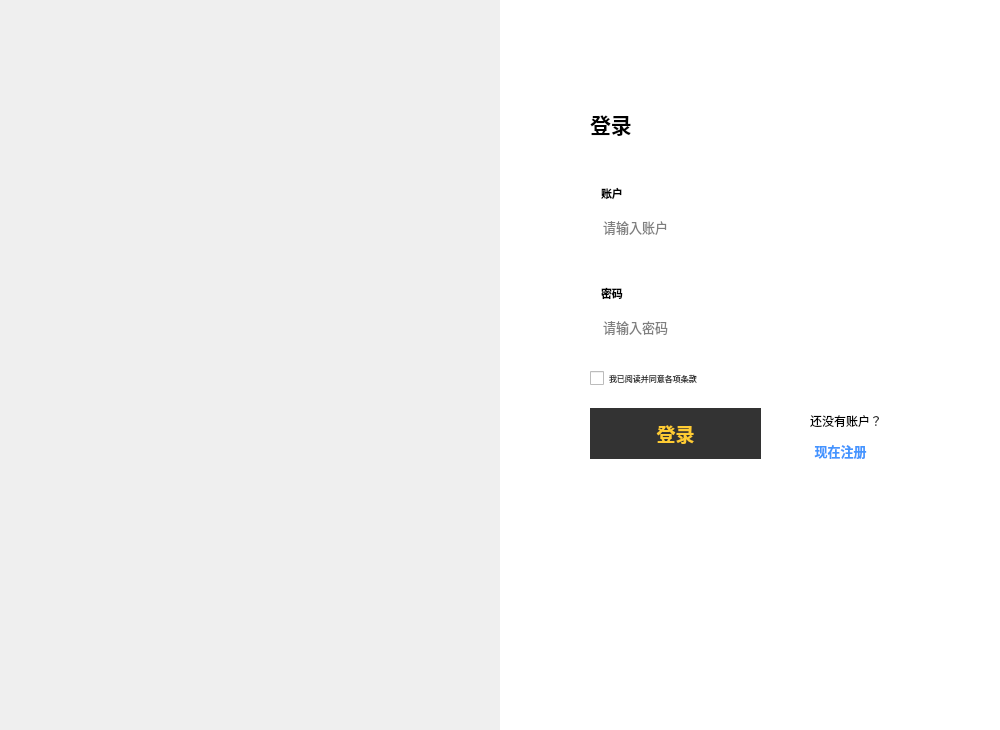
<?xml version="1.0" encoding="UTF-8"?>
<ui version="4.0">
 <class>MainWindow</class>
 <widget class="QMainWindow" name="MainWindow">
  <property name="geometry">
   <rect>
    <x>0</x>
    <y>0</y>
    <width>1000</width>
    <height>730</height>
   </rect>
  </property>
  <property name="windowTitle">
   <string>MainWindow</string>
  </property>
  <widget class="QWidget" name="centralWidget">
   <widget class="QLabel" name="label">
    <property name="geometry">
     <rect>
      <x>0</x>
      <y>0</y>
      <width>500</width>
      <height>730</height>
     </rect>
    </property>
    <property name="minimumSize">
     <size>
      <width>500</width>
      <height>730</height>
     </size>
    </property>
    <property name="maximumSize">
     <size>
      <width>500</width>
      <height>730</height>
     </size>
    </property>
    <property name="styleSheet">
     <string notr="true">QLabel{
image:url(:/icons/登录.png)
}</string>
    </property>
    <property name="text">
     <string/>
    </property>
   </widget>
   <widget class="QLabel" name="label_2">
    <property name="geometry">
     <rect>
      <x>500</x>
      <y>0</y>
      <width>500</width>
      <height>730</height>
     </rect>
    </property>
    <property name="styleSheet">
     <string notr="true">QLabel{
background-color:white;
}</string>
    </property>
    <property name="text">
     <string/>
    </property>
   </widget>
   <widget class="MoveLabel" name="label_3">
    <property name="geometry">
     <rect>
      <x>0</x>
      <y>-20</y>
      <width>1000</width>
      <height>80</height>
     </rect>
    </property>
    <property name="text">
     <string/>
    </property>
   </widget>
   <widget class="QPushButton" name="pushButton">
    <property name="geometry">
     <rect>
      <x>950</x>
      <y>0</y>
      <width>50</width>
      <height>25</height>
     </rect>
    </property>
    <property name="minimumSize">
     <size>
      <width>50</width>
      <height>25</height>
     </size>
    </property>
    <property name="maximumSize">
     <size>
      <width>50</width>
      <height>25</height>
     </size>
    </property>
    <property name="styleSheet">
     <string notr="true">QPushButton{
border-radius:0px;
}
QPushButton:hover{
image:url(:/icons/退出2.png)
}</string>
    </property>
    <property name="text">
     <string/>
    </property>
    <property name="icon">
     <iconset resource="myicon.qrc">
      <normaloff>:/icons/退出.png</normaloff>:/icons/退出.png</iconset>
    </property>
   </widget>
   <widget class="QPushButton" name="pushButton_3">
    <property name="geometry">
     <rect>
      <x>900</x>
      <y>0</y>
      <width>50</width>
      <height>25</height>
     </rect>
    </property>
    <property name="minimumSize">
     <size>
      <width>50</width>
      <height>25</height>
     </size>
    </property>
    <property name="maximumSize">
     <size>
      <width>50</width>
      <height>25</height>
     </size>
    </property>
    <property name="styleSheet">
     <string notr="true">QPushButton{
border-radius:0px;
}
QPushButton:hover{
image:url(:/icons/最小化2.png)
}</string>
    </property>
    <property name="text">
     <string/>
    </property>
    <property name="icon">
     <iconset resource="myicon.qrc">
      <normaloff>:/icons/最小化.png</normaloff>:/icons/最小化.png</iconset>
    </property>
   </widget>
   <widget class="QStackedWidget" name="stackedWidget">
    <property name="geometry">
     <rect>
      <x>520</x>
      <y>40</y>
      <width>461</width>
      <height>651</height>
     </rect>
    </property>
    <property name="currentIndex">
     <number>0</number>
    </property>
    <widget class="QWidget" name="page">
     <widget class="QWidget" name="layoutWidget_2">
      <property name="geometry">
       <rect>
        <x>70</x>
        <y>130</y>
        <width>333</width>
        <height>87</height>
       </rect>
      </property>
      <layout class="QVBoxLayout" name="verticalLayout_4">
       <property name="spacing">
        <number>0</number>
       </property>
       <item>
        <widget class="QLabel" name="label_8">
         <property name="minimumSize">
          <size>
           <width>91</width>
           <height>25</height>
          </size>
         </property>
         <property name="maximumSize">
          <size>
           <width>91</width>
           <height>25</height>
          </size>
         </property>
         <property name="sizeIncrement">
          <size>
           <width>91</width>
           <height>30</height>
          </size>
         </property>
         <property name="font">
          <font>
           <family>微软雅黑</family>
           <pointsize>8</pointsize>
           <weight>75</weight>
           <bold>true</bold>
          </font>
         </property>
         <property name="text">
          <string>账户</string>
         </property>
        </widget>
       </item>
       <item>
        <widget class="QLineEdit" name="signUpAccountLine">
         <property name="minimumSize">
          <size>
           <width>331</width>
           <height>41</height>
          </size>
         </property>
         <property name="maximumSize">
          <size>
           <width>331</width>
           <height>41</height>
          </size>
         </property>
         <property name="font">
          <font>
           <family>微软雅黑</family>
           <pointsize>10</pointsize>
          </font>
         </property>
         <property name="styleSheet">
          <string notr="true">QLineEdit{
border:none;
image:url(:/icons/QLineEdit.png)
}
QLineEdit:hover{
border:none;
image:url(:/icons/QLineEdit2.png)
}</string>
         </property>
         <property name="text">
          <string/>
         </property>
         <property name="placeholderText">
          <string>请输入账户</string>
         </property>
        </widget>
       </item>
       <item>
        <widget class="QLabel" name="signupinfo_1">
         <property name="maximumSize">
          <size>
           <width>111</width>
           <height>21</height>
          </size>
         </property>
         <property name="font">
          <font>
           <family>微软雅黑</family>
           <pointsize>8</pointsize>
          </font>
         </property>
         <property name="styleSheet">
          <string notr="true">color:rgb(255, 0, 0)</string>
         </property>
         <property name="text">
          <string/>
         </property>
        </widget>
       </item>
      </layout>
     </widget>
     <widget class="QCheckBox" name="hasReadCheck">
      <property name="geometry">
       <rect>
        <x>70</x>
        <y>328</y>
        <width>241</width>
        <height>21</height>
       </rect>
      </property>
      <property name="font">
       <font>
        <family>微软雅黑</family>
        <pointsize>6</pointsize>
       </font>
      </property>
      <property name="cursor">
       <cursorShape>PointingHandCursor</cursorShape>
      </property>
      <property name="styleSheet">
       <string notr="true">QCheckBox{
color:#333333;
}</string>
      </property>
      <property name="text">
       <string>我已阅读并同意各项条款</string>
      </property>
      <property name="checkable">
       <bool>true</bool>
      </property>
      <property name="checked">
       <bool>false</bool>
      </property>
      <property name="tristate">
       <bool>false</bool>
      </property>
     </widget>
     <widget class="QWidget" name="layoutWidget">
      <property name="geometry">
       <rect>
        <x>70</x>
        <y>230</y>
        <width>333</width>
        <height>87</height>
       </rect>
      </property>
      <layout class="QVBoxLayout" name="verticalLayout_3">
       <property name="spacing">
        <number>0</number>
       </property>
       <item>
        <widget class="QLabel" name="label_7">
         <property name="minimumSize">
          <size>
           <width>91</width>
           <height>25</height>
          </size>
         </property>
         <property name="maximumSize">
          <size>
           <width>91</width>
           <height>25</height>
          </size>
         </property>
         <property name="sizeIncrement">
          <size>
           <width>91</width>
           <height>30</height>
          </size>
         </property>
         <property name="font">
          <font>
           <family>微软雅黑</family>
           <pointsize>8</pointsize>
           <weight>75</weight>
           <bold>true</bold>
          </font>
         </property>
         <property name="text">
          <string>密码</string>
         </property>
        </widget>
       </item>
       <item>
        <widget class="QLineEdit" name="signUpPassLine">
         <property name="minimumSize">
          <size>
           <width>331</width>
           <height>41</height>
          </size>
         </property>
         <property name="maximumSize">
          <size>
           <width>331</width>
           <height>41</height>
          </size>
         </property>
         <property name="font">
          <font>
           <family>微软雅黑</family>
           <pointsize>10</pointsize>
          </font>
         </property>
         <property name="styleSheet">
          <string notr="true">QLineEdit{
border:none;
image:url(:/icons/QLineEdit.png)
}
QLineEdit:hover{
border:none;
image:url(:/icons/QLineEdit2.png)
}</string>
         </property>
         <property name="text">
          <string/>
         </property>
         <property name="placeholderText">
          <string>请输入密码</string>
         </property>
        </widget>
       </item>
       <item>
        <widget class="QLabel" name="signupinfo_2">
         <property name="maximumSize">
          <size>
           <width>111</width>
           <height>21</height>
          </size>
         </property>
         <property name="font">
          <font>
           <family>微软雅黑</family>
           <pointsize>8</pointsize>
          </font>
         </property>
         <property name="styleSheet">
          <string notr="true">color:rgb(255, 0, 0)</string>
         </property>
         <property name="text">
          <string/>
         </property>
        </widget>
       </item>
      </layout>
     </widget>
     <widget class="QPushButton" name="signupBtn">
      <property name="geometry">
       <rect>
        <x>70</x>
        <y>368</y>
        <width>171</width>
        <height>51</height>
       </rect>
      </property>
      <property name="font">
       <font>
        <family>微软雅黑</family>
        <pointsize>14</pointsize>
        <weight>75</weight>
        <bold>true</bold>
       </font>
      </property>
      <property name="cursor">
       <cursorShape>PointingHandCursor</cursorShape>
      </property>
      <property name="styleSheet">
       <string notr="true">QPushButton{
border:none;
background-color:#333333;
padding:2px 4px;
color:#FFCC33;
}
QPushButton:hover{
border:none;
background-color:#000000;
color:#FFCC33;
}</string>
      </property>
      <property name="text">
       <string>登录</string>
      </property>
     </widget>
     <widget class="QLabel" name="label_5">
      <property name="geometry">
       <rect>
        <x>70</x>
        <y>68</y>
        <width>141</width>
        <height>31</height>
       </rect>
      </property>
      <property name="font">
       <font>
        <family>微软雅黑</family>
        <pointsize>16</pointsize>
        <weight>75</weight>
        <bold>true</bold>
       </font>
      </property>
      <property name="text">
       <string>登录</string>
      </property>
     </widget>
     <widget class="QLabel" name="label_9">
      <property name="geometry">
       <rect>
        <x>290</x>
        <y>370</y>
        <width>91</width>
        <height>21</height>
       </rect>
      </property>
      <property name="font">
       <font>
        <family>微软雅黑</family>
        <pointsize>9</pointsize>
       </font>
      </property>
      <property name="text">
       <string>还没有账户？</string>
      </property>
     </widget>
     <widget class="QPushButton" name="pushButton_4">
      <property name="geometry">
       <rect>
        <x>280</x>
        <y>400</y>
        <width>81</width>
        <height>21</height>
       </rect>
      </property>
      <property name="font">
       <font>
        <family>微软雅黑</family>
        <pointsize>10</pointsize>
        <weight>75</weight>
        <bold>true</bold>
       </font>
      </property>
      <property name="cursor">
       <cursorShape>PointingHandCursor</cursorShape>
      </property>
      <property name="styleSheet">
       <string notr="true">QPushButton{
border-radius:0px;
color:rgb(67, 149, 255);
}</string>
      </property>
      <property name="text">
       <string>现在注册</string>
      </property>
     </widget>
     <widget class="QLabel" name="signupinfo_3">
      <property name="geometry">
       <rect>
        <x>260</x>
        <y>330</y>
        <width>131</width>
        <height>21</height>
       </rect>
      </property>
      <property name="minimumSize">
       <size>
        <width>131</width>
        <height>21</height>
       </size>
      </property>
      <property name="maximumSize">
       <size>
        <width>131</width>
        <height>21</height>
       </size>
      </property>
      <property name="font">
       <font>
        <family>微软雅黑</family>
        <pointsize>8</pointsize>
       </font>
      </property>
      <property name="styleSheet">
       <string notr="true">color:rgb(255, 0, 0)</string>
      </property>
      <property name="text">
       <string/>
      </property>
      <property name="alignment">
       <set>Qt::AlignCenter</set>
      </property>
     </widget>
    </widget>
    <widget class="QWidget" name="page_2">
     <widget class="QWidget" name="layoutWidget_3">
      <property name="geometry">
       <rect>
        <x>70</x>
        <y>240</y>
        <width>333</width>
        <height>87</height>
       </rect>
      </property>
      <layout class="QVBoxLayout" name="verticalLayout_5">
       <property name="spacing">
        <number>0</number>
       </property>
       <item>
        <widget class="QLabel" name="label_10">
         <property name="minimumSize">
          <size>
           <width>91</width>
           <height>25</height>
          </size>
         </property>
         <property name="maximumSize">
          <size>
           <width>91</width>
           <height>25</height>
          </size>
         </property>
         <property name="sizeIncrement">
          <size>
           <width>91</width>
           <height>30</height>
          </size>
         </property>
         <property name="font">
          <font>
           <family>微软雅黑</family>
           <pointsize>8</pointsize>
           <weight>75</weight>
           <bold>true</bold>
          </font>
         </property>
         <property name="text">
          <string>密码</string>
         </property>
        </widget>
       </item>
       <item>
        <widget class="QLineEdit" name="signinLine_2">
         <property name="minimumSize">
          <size>
           <width>331</width>
           <height>41</height>
          </size>
         </property>
         <property name="maximumSize">
          <size>
           <width>331</width>
           <height>41</height>
          </size>
         </property>
         <property name="font">
          <font>
           <family>微软雅黑</family>
           <pointsize>10</pointsize>
          </font>
         </property>
         <property name="styleSheet">
          <string notr="true">QLineEdit{
border:none;
image:url(:/icons/QLineEdit.png)
}
QLineEdit:hover{
border:none;
image:url(:/icons/QLineEdit2.png)
}</string>
         </property>
         <property name="echoMode">
          <enum>QLineEdit::Password</enum>
         </property>
         <property name="placeholderText">
          <string>请输入密码</string>
         </property>
        </widget>
       </item>
       <item>
        <widget class="QLabel" name="signininfo_5">
         <property name="maximumSize">
          <size>
           <width>111</width>
           <height>21</height>
          </size>
         </property>
         <property name="font">
          <font>
           <family>微软雅黑</family>
           <pointsize>8</pointsize>
          </font>
         </property>
         <property name="styleSheet">
          <string notr="true">color:rgb(255, 0, 0)</string>
         </property>
         <property name="text">
          <string/>
         </property>
        </widget>
       </item>
      </layout>
     </widget>
     <widget class="QLabel" name="label_6">
      <property name="geometry">
       <rect>
        <x>70</x>
        <y>10</y>
        <width>71</width>
        <height>31</height>
       </rect>
      </property>
      <property name="font">
       <font>
        <family>微软雅黑</family>
        <pointsize>16</pointsize>
        <weight>75</weight>
        <bold>true</bold>
       </font>
      </property>
      <property name="text">
       <string>注册</string>
      </property>
     </widget>
     <widget class="QPushButton" name="signInBtn">
      <property name="geometry">
       <rect>
        <x>70</x>
        <y>580</y>
        <width>171</width>
        <height>51</height>
       </rect>
      </property>
      <property name="font">
       <font>
        <family>微软雅黑</family>
        <pointsize>14</pointsize>
        <weight>75</weight>
        <bold>true</bold>
       </font>
      </property>
      <property name="cursor">
       <cursorShape>PointingHandCursor</cursorShape>
      </property>
      <property name="styleSheet">
       <string notr="true">QPushButton{
border:none;
background-color:#333333;
padding:2px 4px;
color:#FFCC33;
}
QPushButton:hover{
border:none;
background-color:#000000;
color:#FFCC33;
}</string>
      </property>
      <property name="text">
       <string>注册</string>
      </property>
     </widget>
     <widget class="QWidget" name="layoutWidget_4">
      <property name="geometry">
       <rect>
        <x>70</x>
        <y>60</y>
        <width>333</width>
        <height>87</height>
       </rect>
      </property>
      <layout class="QVBoxLayout" name="verticalLayout_6">
       <property name="spacing">
        <number>0</number>
       </property>
       <item>
        <widget class="QLabel" name="label_11">
         <property name="minimumSize">
          <size>
           <width>91</width>
           <height>25</height>
          </size>
         </property>
         <property name="maximumSize">
          <size>
           <width>91</width>
           <height>25</height>
          </size>
         </property>
         <property name="sizeIncrement">
          <size>
           <width>91</width>
           <height>30</height>
          </size>
         </property>
         <property name="font">
          <font>
           <family>微软雅黑</family>
           <pointsize>8</pointsize>
           <weight>75</weight>
           <bold>true</bold>
          </font>
         </property>
         <property name="text">
          <string>账户</string>
         </property>
        </widget>
       </item>
       <item>
        <widget class="QLineEdit" name="signInLine_1">
         <property name="minimumSize">
          <size>
           <width>331</width>
           <height>41</height>
          </size>
         </property>
         <property name="maximumSize">
          <size>
           <width>331</width>
           <height>41</height>
          </size>
         </property>
         <property name="font">
          <font>
           <family>微软雅黑</family>
           <pointsize>10</pointsize>
          </font>
         </property>
         <property name="styleSheet">
          <string notr="true">QLineEdit{
border:none;
image:url(:/icons/QLineEdit.png)
}
QLineEdit:hover{
border:none;
image:url(:/icons/QLineEdit2.png)
}</string>
         </property>
         <property name="placeholderText">
          <string>请输入账户</string>
         </property>
        </widget>
       </item>
       <item>
        <widget class="QLabel" name="signininfo_4">
         <property name="maximumSize">
          <size>
           <width>111</width>
           <height>21</height>
          </size>
         </property>
         <property name="font">
          <font>
           <family>微软雅黑</family>
           <pointsize>8</pointsize>
          </font>
         </property>
         <property name="styleSheet">
          <string notr="true">color:rgb(255, 0, 0)</string>
         </property>
         <property name="text">
          <string/>
         </property>
        </widget>
       </item>
      </layout>
     </widget>
     <widget class="QWidget" name="layoutWidget_5">
      <property name="geometry">
       <rect>
        <x>70</x>
        <y>330</y>
        <width>333</width>
        <height>87</height>
       </rect>
      </property>
      <layout class="QVBoxLayout" name="verticalLayout_7">
       <property name="spacing">
        <number>0</number>
       </property>
       <item>
        <widget class="QLabel" name="label_12">
         <property name="minimumSize">
          <size>
           <width>160</width>
           <height>25</height>
          </size>
         </property>
         <property name="maximumSize">
          <size>
           <width>160</width>
           <height>25</height>
          </size>
         </property>
         <property name="sizeIncrement">
          <size>
           <width>91</width>
           <height>30</height>
          </size>
         </property>
         <property name="font">
          <font>
           <family>微软雅黑</family>
           <pointsize>8</pointsize>
           <weight>75</weight>
           <bold>true</bold>
          </font>
         </property>
         <property name="text">
          <string>确认密码</string>
         </property>
        </widget>
       </item>
       <item>
        <widget class="QLineEdit" name="signInLine3">
         <property name="minimumSize">
          <size>
           <width>331</width>
           <height>41</height>
          </size>
         </property>
         <property name="maximumSize">
          <size>
           <width>331</width>
           <height>41</height>
          </size>
         </property>
         <property name="font">
          <font>
           <family>微软雅黑</family>
           <pointsize>10</pointsize>
          </font>
         </property>
         <property name="styleSheet">
          <string notr="true">QLineEdit{
border:none;
image:url(:/icons/QLineEdit.png)
}
QLineEdit:hover{
border:none;
image:url(:/icons/QLineEdit2.png)
}</string>
         </property>
         <property name="echoMode">
          <enum>QLineEdit::Password</enum>
         </property>
         <property name="placeholderText">
          <string>再次输入密码</string>
         </property>
        </widget>
       </item>
       <item>
        <widget class="QLabel" name="signininfo_6">
         <property name="maximumSize">
          <size>
           <width>111</width>
           <height>21</height>
          </size>
         </property>
         <property name="font">
          <font>
           <family>微软雅黑</family>
           <pointsize>8</pointsize>
          </font>
         </property>
         <property name="styleSheet">
          <string notr="true">color:rgb(255, 0, 0)</string>
         </property>
         <property name="text">
          <string/>
         </property>
        </widget>
       </item>
      </layout>
     </widget>
     <widget class="QPushButton" name="pushButton_6">
      <property name="geometry">
       <rect>
        <x>280</x>
        <y>610</y>
        <width>81</width>
        <height>21</height>
       </rect>
      </property>
      <property name="font">
       <font>
        <family>微软雅黑</family>
        <pointsize>10</pointsize>
        <weight>75</weight>
        <bold>true</bold>
       </font>
      </property>
      <property name="cursor">
       <cursorShape>PointingHandCursor</cursorShape>
      </property>
      <property name="styleSheet">
       <string notr="true">QPushButton{
border-radius:0px;
color:rgb(67, 149, 255);
}</string>
      </property>
      <property name="text">
       <string>现在登录</string>
      </property>
     </widget>
     <widget class="QLabel" name="label_13">
      <property name="geometry">
       <rect>
        <x>280</x>
        <y>580</y>
        <width>111</width>
        <height>21</height>
       </rect>
      </property>
      <property name="font">
       <font>
        <family>微软雅黑</family>
        <pointsize>10</pointsize>
       </font>
      </property>
      <property name="text">
       <string>已经拥有账户？</string>
      </property>
     </widget>
     <widget class="QRadioButton" name="radioButton">
      <property name="geometry">
       <rect>
        <x>70</x>
        <y>540</y>
        <width>115</width>
        <height>19</height>
       </rect>
      </property>
      <property name="font">
       <font>
        <family>微软雅黑</family>
        <pointsize>12</pointsize>
       </font>
      </property>
      <property name="text">
       <string>普通用户</string>
      </property>
      <property name="checked">
       <bool>true</bool>
      </property>
     </widget>
     <widget class="QRadioButton" name="radioButton_2">
      <property name="geometry">
       <rect>
        <x>280</x>
        <y>540</y>
        <width>115</width>
        <height>19</height>
       </rect>
      </property>
      <property name="font">
       <font>
        <family>微软雅黑</family>
        <pointsize>12</pointsize>
       </font>
      </property>
      <property name="text">
       <string>管理员</string>
      </property>
     </widget>
     <widget class="QWidget" name="layoutWidget_6">
      <property name="geometry">
       <rect>
        <x>70</x>
        <y>420</y>
        <width>333</width>
        <height>87</height>
       </rect>
      </property>
      <layout class="QVBoxLayout" name="verticalLayout_8">
       <property name="spacing">
        <number>0</number>
       </property>
       <item>
        <widget class="QLabel" name="label_15">
         <property name="minimumSize">
          <size>
           <width>160</width>
           <height>25</height>
          </size>
         </property>
         <property name="maximumSize">
          <size>
           <width>160</width>
           <height>25</height>
          </size>
         </property>
         <property name="sizeIncrement">
          <size>
           <width>91</width>
           <height>30</height>
          </size>
         </property>
         <property name="font">
          <font>
           <family>微软雅黑</family>
           <pointsize>8</pointsize>
           <weight>75</weight>
           <bold>true</bold>
          </font>
         </property>
         <property name="text">
          <string>邀请码(管理员必填)</string>
         </property>
        </widget>
       </item>
       <item>
        <widget class="QLineEdit" name="signInLine4">
         <property name="minimumSize">
          <size>
           <width>331</width>
           <height>41</height>
          </size>
         </property>
         <property name="maximumSize">
          <size>
           <width>331</width>
           <height>41</height>
          </size>
         </property>
         <property name="font">
          <font>
           <family>微软雅黑</family>
           <pointsize>10</pointsize>
          </font>
         </property>
         <property name="styleSheet">
          <string notr="true">QLineEdit{
border:none;
image:url(:/icons/QLineEdit.png)
}
QLineEdit:hover{
border:none;
image:url(:/icons/QLineEdit2.png)
}</string>
         </property>
         <property name="placeholderText">
          <string>填写邀请码</string>
         </property>
        </widget>
       </item>
       <item>
        <widget class="QLabel" name="signininfo_7">
         <property name="maximumSize">
          <size>
           <width>111</width>
           <height>21</height>
          </size>
         </property>
         <property name="font">
          <font>
           <family>微软雅黑</family>
           <pointsize>8</pointsize>
          </font>
         </property>
         <property name="styleSheet">
          <string notr="true">color:rgb(255, 0, 0)</string>
         </property>
         <property name="text">
          <string/>
         </property>
        </widget>
       </item>
      </layout>
     </widget>
     <widget class="QLabel" name="label_14">
      <property name="geometry">
       <rect>
        <x>71</x>
        <y>510</y>
        <width>160</width>
        <height>25</height>
       </rect>
      </property>
      <property name="minimumSize">
       <size>
        <width>160</width>
        <height>25</height>
       </size>
      </property>
      <property name="maximumSize">
       <size>
        <width>160</width>
        <height>25</height>
       </size>
      </property>
      <property name="sizeIncrement">
       <size>
        <width>91</width>
        <height>30</height>
       </size>
      </property>
      <property name="font">
       <font>
        <family>微软雅黑</family>
        <pointsize>8</pointsize>
        <weight>75</weight>
        <bold>true</bold>
       </font>
      </property>
      <property name="text">
       <string>用户类别</string>
      </property>
     </widget>
     <widget class="QWidget" name="layoutWidget_7">
      <property name="geometry">
       <rect>
        <x>70</x>
        <y>150</y>
        <width>333</width>
        <height>87</height>
       </rect>
      </property>
      <layout class="QVBoxLayout" name="verticalLayout_9">
       <property name="spacing">
        <number>0</number>
       </property>
       <item>
        <widget class="QLabel" name="label_16">
         <property name="minimumSize">
          <size>
           <width>160</width>
           <height>25</height>
          </size>
         </property>
         <property name="maximumSize">
          <size>
           <width>160</width>
           <height>25</height>
          </size>
         </property>
         <property name="sizeIncrement">
          <size>
           <width>91</width>
           <height>30</height>
          </size>
         </property>
         <property name="font">
          <font>
           <family>微软雅黑</family>
           <pointsize>8</pointsize>
           <weight>75</weight>
           <bold>true</bold>
          </font>
         </property>
         <property name="text">
          <string>用户名</string>
         </property>
        </widget>
       </item>
       <item>
        <widget class="QLineEdit" name="signInLine4_2">
         <property name="minimumSize">
          <size>
           <width>331</width>
           <height>41</height>
          </size>
         </property>
         <property name="maximumSize">
          <size>
           <width>331</width>
           <height>41</height>
          </size>
         </property>
         <property name="font">
          <font>
           <family>微软雅黑</family>
           <pointsize>10</pointsize>
          </font>
         </property>
         <property name="styleSheet">
          <string notr="true">QLineEdit{
border:none;
image:url(:/icons/QLineEdit.png)
}
QLineEdit:hover{
border:none;
image:url(:/icons/QLineEdit2.png)
}</string>
         </property>
         <property name="placeholderText">
          <string>填写用户名</string>
         </property>
        </widget>
       </item>
       <item>
        <widget class="QLabel" name="signininfo_8">
         <property name="maximumSize">
          <size>
           <width>111</width>
           <height>21</height>
          </size>
         </property>
         <property name="font">
          <font>
           <family>微软雅黑</family>
           <pointsize>8</pointsize>
          </font>
         </property>
         <property name="styleSheet">
          <string notr="true">color:rgb(255, 0, 0)</string>
         </property>
         <property name="text">
          <string/>
         </property>
        </widget>
       </item>
      </layout>
     </widget>
    </widget>
   </widget>
   <zorder>label_2</zorder>
   <zorder>label</zorder>
   <zorder>label_3</zorder>
   <zorder>pushButton</zorder>
   <zorder>pushButton_3</zorder>
   <zorder>stackedWidget</zorder>
  </widget>
 </widget>
 <layoutdefault spacing="6" margin="11"/>
 <customwidgets>
  <customwidget>
   <class>MoveLabel</class>
   <extends>QLabel</extends>
   <header location="global">movelabel.h</header>
  </customwidget>
 </customwidgets>
 <resources>
  <include location="myicon.qrc"/>
 </resources>
 <connections>
  <connection>
   <sender>pushButton</sender>
   <signal>clicked()</signal>
   <receiver>MainWindow</receiver>
   <slot>close()</slot>
   <hints>
    <hint type="sourcelabel">
     <x>974</x>
     <y>12</y>
    </hint>
    <hint type="destinationlabel">
     <x>499</x>
     <y>364</y>
    </hint>
   </hints>
  </connection>
  <connection>
   <sender>pushButton_3</sender>
   <signal>clicked()</signal>
   <receiver>MainWindow</receiver>
   <slot>showMinimized()</slot>
   <hints>
    <hint type="sourcelabel">
     <x>924</x>
     <y>12</y>
    </hint>
    <hint type="destinationlabel">
     <x>499</x>
     <y>364</y>
    </hint>
   </hints>
  </connection>
 </connections>
</ui>
